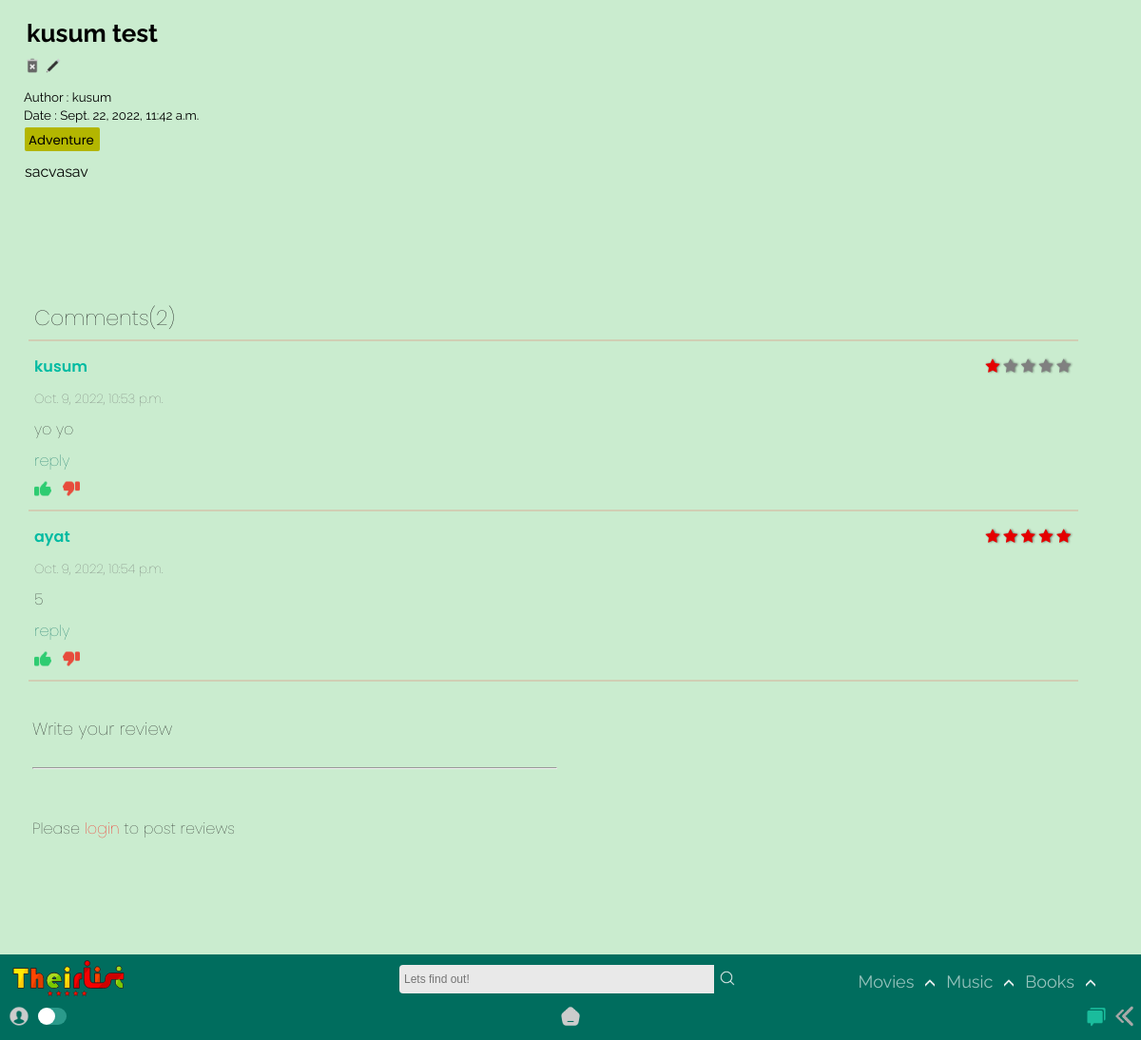
The page /home/booklist/kusum-test2022-09-22-1142338940640000/ on the database its author committed.
### app/models.py (models this page shows, shortened)
class BookList(models.Model):
    title = models.CharField(max_length=65)
    creator = models.ForeignKey(User,on_delete=models.SET_NULL,blank=True, null=True)
    genre = models.ManyToManyField('BookGenre')
    posted = models.DateTimeField(auto_now_add=True)
    content = RichTextField(null=True,default=' ')
    type = models.CharField(max_length=10,default="book")
    slug = models.SlugField(max_length= 300,null=True, blank = True, unique=True)

class BookGenre(models.Model):
    name = models.CharField(max_length=150)
    def __str__(self):
        return self.name

class BookReview(models.Model):
    user = models.ForeignKey(User, models.CASCADE)
    BookList = models.ForeignKey(BookList, models.CASCADE)
    comment = models.TextField(max_length=250)
    type = models.TextField(max_length=10,default="book")
    rate = models.IntegerField(default=0)
    created_at = models.DateTimeField(auto_now_add=True)

### app/views.py (the view)
# urls.py: path('booklist/<slug:slug>/', TheirDetailBookView.as_view(),name='booklist_detail'),
class TheirDetailBookView(DetailView): #books
    model = BookList
    def get_context_data(self, **kwargs):
        context = super().get_context_data(**kwargs)
        modell = BookReview.objects.all()
        context["modam"] = modell
        return context

### templates/app/booklist_detail.html (shortened to what this page needs)
{% extends "index.html" %}
{% load static %}
{% block content %}
<section class="list_detail" id="list-det-id">
    <h3>{{booklist.title}}</h3>
    <div class="detail-up-del">
        {% if user.id == booklist.creator.id %}
        <a href="{% url 'app:delete_book' booklist.slug %}"><img src ="{% static 'app/images/delete.png' %}"></a>
        <a href="{% url 'app:update_booklist' booklist.slug %}"><img src ="{% static 'app/images/edit.png' %}"></a>
        {% else %}
        <img src ="{% static 'app/images/delete-dis.png' %}">
        <img src ="{% static 'app/images/edit-dis.png' %}">
        {% endif %}
      </div>
    <small>Author : {{booklist.creator.username}}</small><br>
    <small>Date : {{booklist.posted}}</small><br>
    <div class="genre_wrap">
        {% for tag in booklist.genre.all %}
        <div class="Genre">
          <a href="{% url 'app:book' query=tag %}">
            <small>{{ tag }}</small>
          </a>
        </div>
        {% empty %}
        No tags!
    {% endfor %}
    </div>
    <div class="blog_post_body">
        {{booklist.content|safe}}
    </div>
    <div class="commentss" id="comments-id">
      <div class = "commentscarrier">
          {% include "app/booklist_comment.html" %}
      </div>
      <div class = "postcommentscarrier">
          <div><h1>Write your review</h1></div>
          {% if user.is_authenticated %}
            <br>
            {% include 'app/create_bookcomment.html' %}
          {% else %}
            <div class="comment-kor-cont">
                <br>
                <hr>
                <br><br>
                <div class="login-to-comment">Please <a style="color : red;" href="{% url 'login' %}">login</a> to post reviews</div>
            </div>
          {% endif %}
          </div>
  </div>
  <div class="gap">
  </div>
</section>
{% endblock content %}

### templates/app/booklist_comment.html (shortened to what this page needs)
{% load static %}
  {% with total=object.bookreview_set.all.count %}
  <div class="commentscarrier">
    <div class="comment-contentsas comment-head">
    <p>Comments({{ total }})</p>
    </div>
    <hr />
      {% for i in modam %} {% if i.BookList.id == booklist.id %}
      <div class="comment-contentsas">
        <p class="commentor-name">
          {{i.user.username}}
          <span class="stars-comments">
             {% if i.rate == 1 %}
            <span class="fa fa-star checked"></span>
            <span class="fa fa-star"></span>
            <span class="fa fa-star"></span>
            <span class="fa fa-star"></span>
            <span class="fa fa-star"></span>
            {% endif %}  {% if i.rate == 5 %}
            <span class="fa fa-star checked"></span>
            <span class="fa fa-star checked"></span>
            <span class="fa fa-star checked"></span>
            <span class="fa fa-star checked"></span>
            <span class="fa fa-star checked"></span>
            {% endif %}
          </span>
        </p>
      </div>
      <div class="comment-contentsas">
        <p><small>{{i.created_at}}</small></p>
      </div>
      <div class="comment-contentsas"><p>{{i.comment}}</p></div>
      <div class="comment-contentsas"><p class="reply-com">reply</p></div>
      <div class="comment-contentsas">
        <p>
          <span class="like"><img src="{% static 'app/images/like.png' %}" /></span
          ><span class="dislike"
            ><img src="{% static 'app/images/dislike.png' %}"
          /></span>
        </p>
      </div>
      <hr />
      {% endif%} {% endfor %}
  {% endwith %}
</div>

### static/app/css/desk.css (style rules this page uses)
:root { --rd: #D10000; --white: rgb(233, 233, 233); --rd2: #9DAAF2; --dark: #1d1d1d; --teal: rgb(0, 109, 94); }
* { -webkit-tap-highlight-color: transparent; margin: 0; padding: 0; box-sizing: border-box; }
body { -webkit-tap-highlight-color: transparent; background-color: #CAECCF; text-decoration: none; height: 100vh; display: flex; flex-direction: column; font-family: 'Raleway', sans-serif; }
.list_detail { padding-top: 0px!important; position: absolute; width: 100%; bottom: 0; top: 0; }
.detail-up-del img { height: 18px!important; }
.list_detail { animation: 250ms ease-in-out 0s 1 slideIn; padding-top: 80px; color: black; position: absolute; width: 100%; bottom: 0; top: 0; }
.list_detail h3 { font-size: 26px; padding: 0px 28px; padding-top: 20px; font-weight: bold; }
.list_detail small { padding: 10px 25px; }
.genre_wrap { margin-left: 26px; }
.Genre small { padding: 0 0; margin-right: 2px; }
.blog_post_body { padding-top: 12px; padding-bottom: 100px; padding-left: 26px; padding-right: 26px; }
.commentss { font-family: 'Poppins'; display: flex; flex-direction: column; width: 100%; max-width: 100%; height: auto; color: rgb(26, 26, 26); font-weight: lighter; }
.commentscarrier { height: max-content; width: 92vw; margin: 10px; display: flex; flex-direction: column; margin-left: 12px; }
.postcommentscarrier { display: flex; flex-direction: column; flex-wrap: wrap; position: relative; height: max-content; margin: 10px; width: 48%; padding-left: 2vw; }
.commentscarrier hr { width: 100%; border: 1px solid #ff000021; margin: 6px; }
.comment-contentsas { position: relative; }
.comment-contentsas p { margin-left: 12px; margin-top: 8px; }
.comment-contentsas .checked { color: rgb(228, 0, 0); }
.stars-comments { position: absolute; right: 2px; }
.gap { width: 100%; height: 200px; }
.postcommentscarrier h1 { margin-bottom: 2px; font-weight: lighter; font-size: 18px; }
.comment-head { font-size: 22px; }
.comment-contentsas small { color:rgb(99, 99, 99); padding: 0 0; }
.comment-contentsas .like img, .comment-contentsas .dislike img { height: 18px; cursor: pointer; margin-right: 12px; }
.comment-contentsas .reply-com { color:rgb(0, 109, 94); cursor: pointer; }
.comment-contentsas .commentor-name { color:rgb(0, 187, 162); font-weight: 600; }
.fa { color: grey; filter: drop-shadow(1px 0px 1px rgba(0, 0, 0, 0.493)); }

### static/app/css/content_css.css (style rules this page uses)
section { position: relative; z-index: 0; }
.Genre { margin: 0px 0px; margin-top: 4px; padding: 0px 4px; border-radius: 2px; background-color: rgb(179, 182, 0); color: rgb(0, 0, 0); width: max-content; cursor: pointer; display: inline-block; font-family: 'Poppins', sans-serif; transition: all 350ms ease-in-out; }

### templates/app/booklist_detail.html (style rules this page uses)
.detail-up-del { padding: 10px 25px; }
.detail-up-del img { height: 14px; }

### rows shown on the page
BookList: title "kusum test", creator.username "kusum", posted "Sept. 22, 2022, 11:42 a.m.", content "sacvasav"
BookGenre: name "Adventure"
BookReview: user.username "kusum", rate 1 (drawn), created_at "Oct. 9, 2022, 10:53 p.m.", comment "yo yo"
BookReview: user.username "ayat", rate 5 (drawn), created_at "Oct. 9, 2022, 10:54 p.m.", comment "5"

### other values the page prints
{{ total }} "2"
